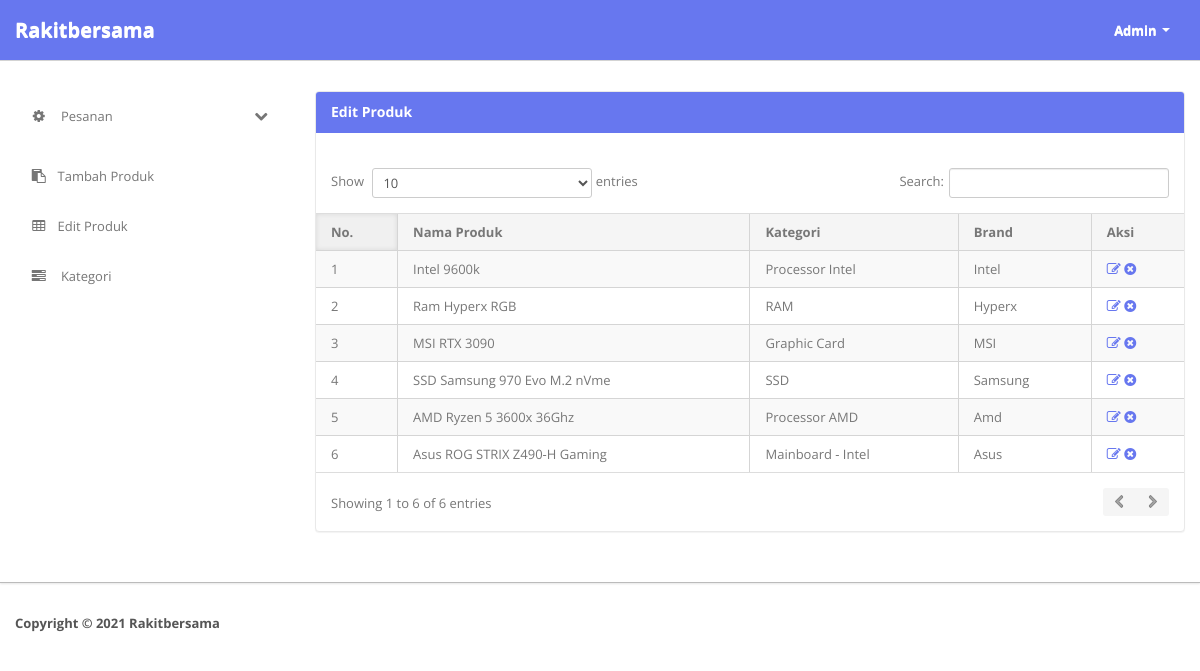
The page /admin/manage-products.php (signed in) on the database its author committed.
### tables this page shows
CREATE TABLE `products` (
  `id` int(11) NOT NULL,
  `category` int(11) NOT NULL,
  `productName` varchar(255) DEFAULT NULL,
  `productCompany` varchar(255) DEFAULT NULL,
  `productPrice` int(11) DEFAULT NULL,
  `productDescription` longtext,
  `productImage1` varchar(255) DEFAULT NULL,
  `productAvailability` varchar(255) DEFAULT NULL,
  `postingDate` timestamp NULL DEFAULT CURRENT_TIMESTAMP,
  `updationDate` varchar(255) DEFAULT NULL
);

CREATE TABLE `category` (
  `id` int(11) NOT NULL,
  `categoryName` varchar(255) DEFAULT NULL,
  `categoryDescription` longtext,
  `creationDate` timestamp NOT NULL DEFAULT CURRENT_TIMESTAMP,
  `updationDate` varchar(255) DEFAULT NULL
);

### admin/manage-products.php (the view, shortened to what this page needs)
<?php
include('include/config.php');
if (strlen($_SESSION['alogin']) == 0) {
	header('location:index.php');
} else {
?>
	<!DOCTYPE html>
	<html lang="en">
	<head>
		<link type="text/css" href="bootstrap/css/bootstrap.min.css" rel="stylesheet">
		<link type="text/css" href="bootstrap/css/bootstrap-responsive.min.css" rel="stylesheet">
		<link type="text/css" href="css/theme.css" rel="stylesheet">
		<link type="text/css" href="images/icons/css/font-awesome.css" rel="stylesheet">
	</head>
	<body>
		<?php include('include/header.php'); ?>
		<div class="wrapper">
			<div class="container">
				<div class="row">
					<?php include('include/sidebar.php'); ?>
					<div class="span9">
						<div class="content">
							<div class="module">
								<div class="module-head">
									<h3>Edit Produk</h3>
								</div>
								<div class="module-body table">
									<br />
									<table cellpadding="0" cellspacing="0" border="0" class="datatable-1 table table-bordered table-striped	 display" width="100%">
										<thead>
											<tr>
												<th>No.</th>
												<th>Nama Produk</th>
												<th>Kategori</th>
												<th>Brand</th>
												<th>Aksi</th>
											</tr>
										</thead>
										<tbody>
											<?php $query = mysqli_query($con, "select products.*,category.categoryName from products join category on category.id=products.category ");
											$cnt = 1;
											while ($row = mysqli_fetch_array($query)) {
											?>
												<tr>
													<td><?php echo htmlentities($cnt); ?></td>
													<td><?php echo htmlentities($row['productName']); ?></td>
													<td><?php echo htmlentities($row['categoryName']); ?></td>
													<td><?php echo htmlentities($row['productCompany']); ?></td>
													<td>
														<a href="edit-products.php?id=<?php echo $row['id'] ?>"><i class="icon-edit"></i></a>
														<a href="manage-products.php?id=<?php echo $row['id'] ?>&del=delete" onClick="return confirm('Apakah anda ingin mengahapus produk ini?')"><i class="icon-remove-sign"></i></a>
													</td>
												</tr>
											<?php $cnt = $cnt + 1;
											} ?>
									</table>
								</div>
							</div>
						</div>
					</div>
				</div>
			</div>
		</div>
		<?php include('include/footer.php'); ?>
	</body>
<?php } ?>

### rows shown on the page
products: productName "Intel 9600k", category.categoryName "Processor Intel", productCompany "Intel"
products: productName "Ram Hyperx RGB", category.categoryName "RAM", productCompany "Hyperx"
products: productName "MSI RTX 3090", category.categoryName "Graphic Card", productCompany "MSI"
products: productName "SSD Samsung 970 Evo M.2 nVme", category.categoryName "SSD", productCompany "Samsung"
products: productName "AMD Ryzen 5 3600x 36Ghz", category.categoryName "Processor AMD", productCompany "Amd"
products: productName "Asus ROG STRIX Z490-H Gaming", category.categoryName "Mainboard - Intel", productCompany "Asus"
